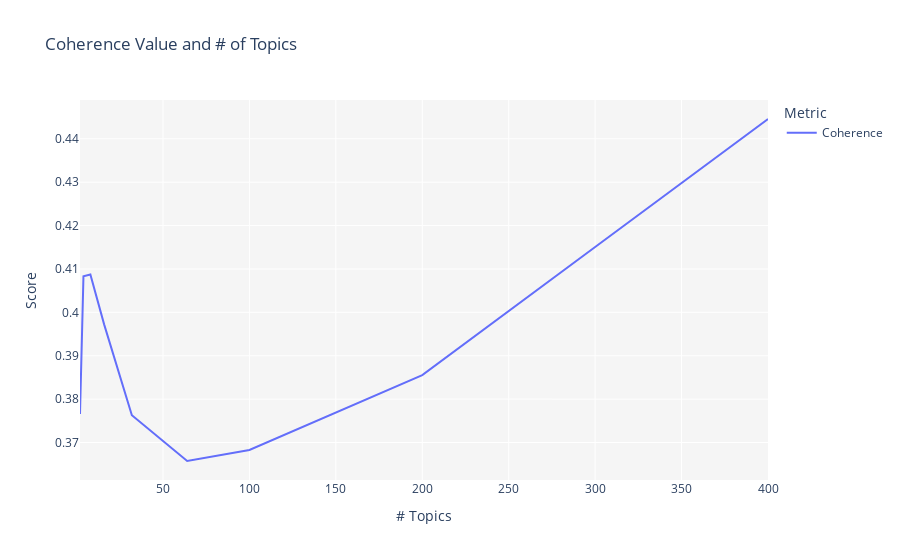

Here is the notebook cell this chart was saved with:
### Markdown cell above
### Choosing Number of Clusters

The function tune_model under the pycaret.nlp allows us to run a simulation and graph the topics (x) per coherence (y) scores. This allows us to choose a guided approach to the number of topics across multiple models.

### Code cell
%time tuned_lda = tune_model(model = 'lda', multi_core = True)

### Figure 1 — Plotly figure (JSON) as saved in the notebook; plotly's stock layout.template omitted (floating-point values rounded to 4 significant figures)
{"data": [{"hovertemplate": "Metric=Coherence<br># Topics=%{x}<br>Score=%{y}<extra></extra>", "legendgroup": "Coherence", "line": {"color": "#636efa", "dash": "solid", "shape": "linear"}, "marker": {"symbol": "circle"}, "mode": "lines", "name": "Coherence", "orientation": "v", "showlegend": true, "type": "scatter", "x": [2, 4, 8, 16, 32, 64, 100, 200, 300, 400], "xaxis": "x", "y": [0.3766, 0.4083, 0.4087, 0.3972, 0.3763, 0.3657, 0.3683, 0.3855, 0.4151, 0.4446], "yaxis": "y"}], "layout": {"legend": {"title": {"text": "Metric"}, "tracegroupgap": 0}, "plot_bgcolor": "rgb(245,245,245)", "title": {"text": "Coherence Value and # of Topics"}, "xaxis": {"anchor": "y", "domain": [0, 1], "title": {"text": "# Topics"}}, "yaxis": {"anchor": "x", "domain": [0, 1], "title": {"text": "Score"}}}}
